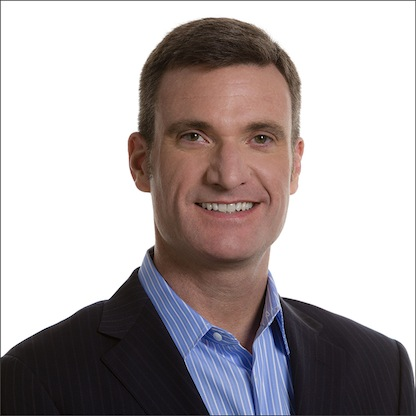
#> input picture day_3_image_transformations/images/person.jpg, 416 x 416 px
$ python 1_warp_affine.py
#> lines starting #> are read from the running program, lines starting #| are printed output that depends on the picture
#In this program, we will use OpenCV warpaffine function to transform
#a triangle in an image to another triangle as shown in the above figure.

import cv2
import numpy as np

# Read image
source = cv2.imread("images/person.jpg",1);
#> source is the input picture: shape (416, 416, 3); mean B, G, R 167.5, 166.5, 174

# Createmask/ warp matrix
warpMat = np.float32([[1.2, 0.2, 2],[-0.3, 1.3, 1]])

# Another mask/warp matrix
warpMat2 = np.float32([[1.2, 0.3, 2],[0.2, 1.3, 1]])

# Use warp affine
result = cv2.warpAffine(source, warpMat,(int(1.5*source.shape[0]),
         int(1.4*source.shape[1])), None, flags=cv2.INTER_LINEAR,
         borderMode=cv2.BORDER_REFLECT_101 )
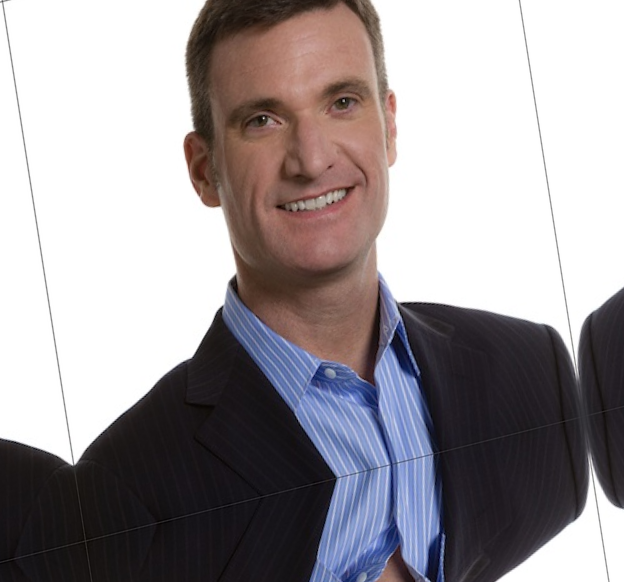
#> result: shape (582, 624, 3); mean B, G, R 154.8, 151.5, 157.1

result2 = cv2.warpAffine(source, warpMat2, (int(1.5*source.shape[0]),
          int(1.4*source.shape[1])), None, flags=cv2.INTER_LINEAR,
          borderMode=cv2.BORDER_REFLECT_101)
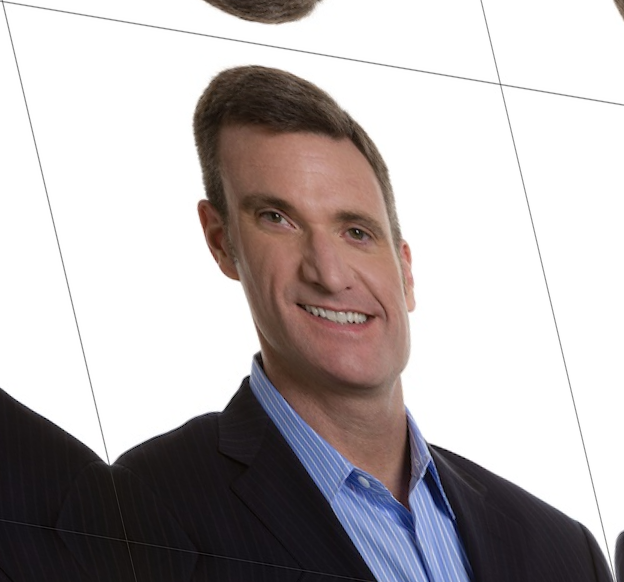
#> result2: shape (582, 624, 3); mean B, G, R 178.9, 178.2, 183.9

# Display images
cv2.imshow("Original",source)
cv2.imshow("Result", result)
cv2.imshow("Result2", result2)
cv2.waitKey(0)
